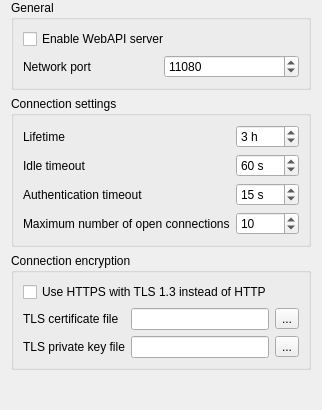
<?xml version="1.0" encoding="UTF-8"?>
<ui version="4.0">
 <class>WebApiConfigurationPage</class>
 <widget class="QWidget" name="WebApiConfigurationPage">
  <property name="windowTitle">
   <string>Web API</string>
  </property>
  <property name="windowIcon">
   <iconset resource="webapi.qrc">
    <normaloff>:/webapi/webapi.png</normaloff>:/webapi/webapi.png</iconset>
  </property>
  <layout class="QVBoxLayout" name="verticalLayout">
   <property name="topMargin">
    <number>0</number>
   </property>
   <property name="bottomMargin">
    <number>0</number>
   </property>
   <item>
    <widget class="QGroupBox" name="groupBox">
     <property name="title">
      <string>General</string>
     </property>
     <layout class="QGridLayout" name="gridLayout" columnstretch="0,0">
      <item row="1" column="0">
       <widget class="QLabel" name="label">
        <property name="text">
         <string>Network port</string>
        </property>
       </widget>
      </item>
      <item row="0" column="0" colspan="2">
       <widget class="QCheckBox" name="httpServerEnabled">
        <property name="text">
         <string>Enable WebAPI server</string>
        </property>
       </widget>
      </item>
      <item row="1" column="1">
       <widget class="QSpinBox" name="httpServerPort">
        <property name="minimum">
         <number>1</number>
        </property>
        <property name="maximum">
         <number>65535</number>
        </property>
        <property name="singleStep">
         <number>10</number>
        </property>
        <property name="value">
         <number>11080</number>
        </property>
       </widget>
      </item>
     </layout>
    </widget>
   </item>
   <item>
    <widget class="QGroupBox" name="groupBox_2">
     <property name="title">
      <string>Connection settings</string>
     </property>
     <layout class="QGridLayout" name="gridLayout_2" columnstretch="0,0">
      <item row="0" column="0">
       <widget class="QLabel" name="label_4">
        <property name="text">
         <string>Lifetime</string>
        </property>
       </widget>
      </item>
      <item row="0" column="1">
       <widget class="QSpinBox" name="connectionLifetime">
        <property name="suffix">
         <string> h</string>
        </property>
        <property name="minimum">
         <number>1</number>
        </property>
        <property name="maximum">
         <number>24</number>
        </property>
        <property name="singleStep">
         <number>1</number>
        </property>
        <property name="value">
         <number>3</number>
        </property>
        <property name="displayIntegerBase">
         <number>10</number>
        </property>
       </widget>
      </item>
      <item row="1" column="1">
       <widget class="QSpinBox" name="connectionIdleTimeout">
        <property name="suffix">
         <string> s</string>
        </property>
        <property name="minimum">
         <number>10</number>
        </property>
        <property name="maximum">
         <number>3600</number>
        </property>
        <property name="singleStep">
         <number>10</number>
        </property>
        <property name="value">
         <number>60</number>
        </property>
       </widget>
      </item>
      <item row="1" column="0">
       <widget class="QLabel" name="label_2">
        <property name="text">
         <string>Idle timeout</string>
        </property>
       </widget>
      </item>
      <item row="2" column="1">
       <widget class="QSpinBox" name="connectionAuthenticationTimeout">
        <property name="suffix">
         <string> s</string>
        </property>
        <property name="minimum">
         <number>10</number>
        </property>
        <property name="maximum">
         <number>3600</number>
        </property>
        <property name="singleStep">
         <number>10</number>
        </property>
        <property name="value">
         <number>15</number>
        </property>
       </widget>
      </item>
      <item row="2" column="0">
       <widget class="QLabel" name="label_3">
        <property name="text">
         <string>Authentication timeout</string>
        </property>
       </widget>
      </item>
      <item row="3" column="0">
       <widget class="QLabel" name="label_7">
        <property name="text">
         <string>Maximum number of open connections</string>
        </property>
       </widget>
      </item>
      <item row="3" column="1">
       <widget class="QSpinBox" name="connectionLimit">
        <property name="minimum">
         <number>1</number>
        </property>
        <property name="maximum">
         <number>1000</number>
        </property>
        <property name="singleStep">
         <number>10</number>
        </property>
        <property name="value">
         <number>10</number>
        </property>
       </widget>
      </item>
     </layout>
    </widget>
   </item>
   <item>
    <widget class="QGroupBox" name="groupBox_3">
     <property name="title">
      <string>Connection encryption</string>
     </property>
     <layout class="QGridLayout" name="gridLayout_3" columnstretch="0,0,0">
      <item row="1" column="1">
       <widget class="QLineEdit" name="tlsCertificateFile"/>
      </item>
      <item row="2" column="1">
       <widget class="QLineEdit" name="tlsPrivateKeyFile"/>
      </item>
      <item row="1" column="0">
       <widget class="QLabel" name="label_6">
        <property name="text">
         <string>TLS certificate file</string>
        </property>
       </widget>
      </item>
      <item row="2" column="0">
       <widget class="QLabel" name="label_5">
        <property name="text">
         <string>TLS private key file</string>
        </property>
       </widget>
      </item>
      <item row="1" column="2">
       <widget class="QToolButton" name="browseTlsCertificateFile">
        <property name="text">
         <string>...</string>
        </property>
        <property name="icon">
         <iconset resource="../../core/resources/core.qrc">
          <normaloff>:/core/document-open.png</normaloff>:/core/document-open.png</iconset>
        </property>
       </widget>
      </item>
      <item row="2" column="2">
       <widget class="QToolButton" name="browseTlsPrivateKeyFile">
        <property name="text">
         <string>...</string>
        </property>
        <property name="icon">
         <iconset resource="../../core/resources/core.qrc">
          <normaloff>:/core/document-open.png</normaloff>:/core/document-open.png</iconset>
        </property>
       </widget>
      </item>
      <item row="0" column="0" colspan="3">
       <widget class="QCheckBox" name="httpsEnabled">
        <property name="text">
         <string>Use HTTPS with TLS 1.3 instead of HTTP</string>
        </property>
       </widget>
      </item>
     </layout>
    </widget>
   </item>
   <item>
    <spacer name="verticalSpacer">
     <property name="orientation">
      <enum>Qt::Vertical</enum>
     </property>
     <property name="sizeHint" stdset="0">
      <size>
       <width>20</width>
       <height>40</height>
      </size>
     </property>
    </spacer>
   </item>
  </layout>
 </widget>
 <resources>
  <include location="../../core/resources/core.qrc"/>
  <include location="webapi.qrc"/>
 </resources>
 <connections/>
</ui>
